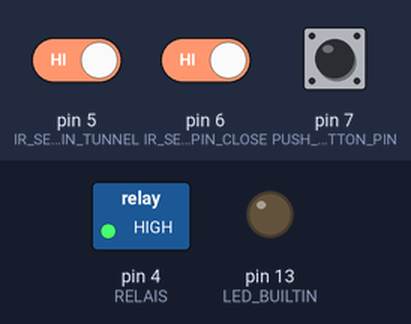
Bench run of a sketch on a simulated Arduino Uno, built with avr-gcc and run on an emulated ATmega328P. Parts: switched loads named in the sketch (green lamp = pin HIGH), output pins drawn as LEDs (lit = HIGH). The inputs (shaded band) are chosen by the test bench; at power-on: pin 5 (IR_SENSOR_PIN_TUNNEL) HIGH, pin 7 (PUSH_BUTTON_PIN) HIGH, pin 6 (IR_SENSOR_PIN_CLOSE) HIGH.

Above: at 1.2 s.
1.3 s: pin 5 (IR_SENSOR_PIN_TUNNEL) driven LOW
At 2.5 s:
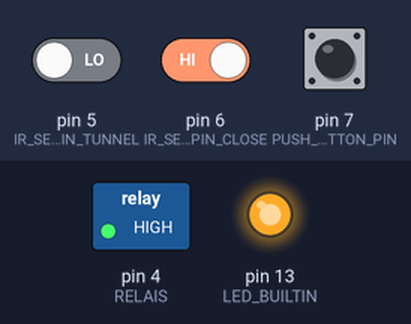
2.8 s: pin 7 (PUSH_BUTTON_PIN) pulled LOW for 0.15 s
At 3.7 s:
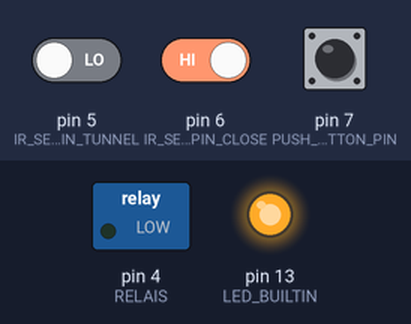
4.4 s: pin 5 (IR_SENSOR_PIN_TUNNEL) driven HIGH
7.4 s: pin 6 (IR_SENSOR_PIN_CLOSE) driven LOW
At 8.4 s:
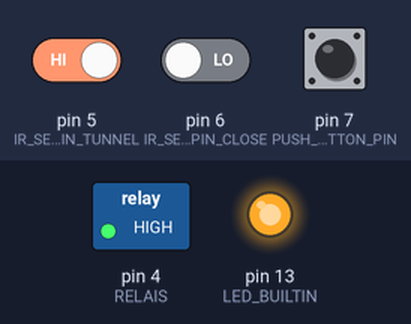
10.4 s: pin 7 (PUSH_BUTTON_PIN) pulled LOW for 1 s
At 10.7 s:
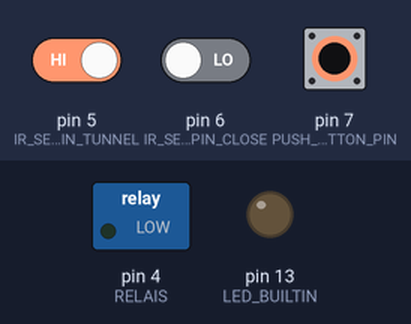
Timing chart, 0 to 13.4 s (numbered marks = the images above; inputs shaded):
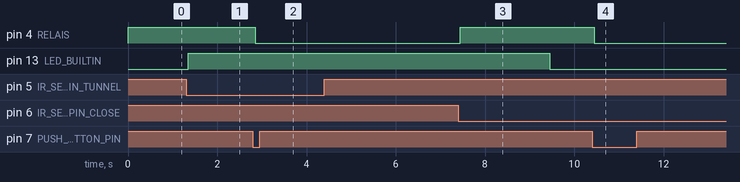

The sketch:

current-test-program.ino
```cpp
#include <Bounce2.h>
#include "./detector.h"

int RELAIS = 4;
int IR_SENSOR_PIN_TUNNEL = 5;
int IR_SENSOR_PIN_CLOSE = 6;
int PUSH_BUTTON_PIN = 7;

Detector ir_sensor_tunnel = Detector(IR_SENSOR_PIN_TUNNEL);
Bounce ir_sensor_close = Bounce();
Bounce push_button = Bounce();


void setup() {
    pinMode(LED_BUILTIN, OUTPUT);
    digitalWrite(RELAIS, HIGH);
    pinMode(RELAIS, OUTPUT);
    ir_sensor_close.attach(IR_SENSOR_PIN_CLOSE, INPUT_PULLUP);
    ir_sensor_close.interval(50);
    push_button.attach(PUSH_BUTTON_PIN, INPUT_PULLUP);
    push_button.interval(50);
    ir_sensor_tunnel.init();
}

void loop() {
    ir_sensor_tunnel.update();
    ir_sensor_close.update();
    push_button.update();
    if (push_button.fell())  // fell: iets gedetecteerd, naar 0.
    {
    digitalWrite(RELAIS, LOW);
    // low means 'on'
    }

    if (ir_sensor_close.fell())
    {
    digitalWrite(RELAIS, HIGH);
    }

    if (ir_sensor_tunnel.active){
      digitalWrite(LED_BUILTIN, HIGH);
    }
    else
    {
      digitalWrite(LED_BUILTIN, LOW);
    }
}
```

detector.cpp
```cpp
#include <arduino.h>
#include <Bounce2.h>
#include "detector.h"

unsigned long DEACTIVATE_TIMEOUT = 1000 * 5;


Detector::Detector(int pin){
  Detector::pin = pin;
  Detector::active = false;
  Detector::deactivating = false;
  Detector::deactivate_after = millis();
  Detector::ir_sensor = Bounce();
}

void Detector::init(){
  ir_sensor.attach(pin, INPUT_PULLUP);
  ir_sensor.interval(50);
}

void Detector::update(){
  ir_sensor.update();
  if (ir_sensor.fell()) {
    // We detected something!
    active = true;
    deactivating = false;
  }
  if (ir_sensor.rose()) {
    // We're not detecting anything, but it might be just the space between two cars.
    deactivating = true;
    deactivate_after = millis() + DEACTIVATE_TIMEOUT;
  }
  if (deactivating && (millis() > deactivate_after)){
    // We're deactivating and haven't seen a thing for quite some time.
    active = false;
    deactivating = false;
  }
}

// class Detector
// {
//  public:
//   Detector(int pin);
//   void init();
//   void update();
//   bool active;

//  private:
//   int pin;
//   bool deactivating;
//   unsigned long deactivate_after;
//   Bounce ir_sensor;
// };
```

detector.h
```cpp
#ifndef detector_h
#define detector_h

#include <arduino.h>
#include <Bounce2.h>


class Detector
{
 public:
  Detector(int pin);
  void init();
  void update();
  bool active;

 private:
  int pin;
  bool deactivating;
  unsigned long deactivate_after;
  Bounce ir_sensor;
};

#endif
```

Measured:
- after the input at 1.3 s, pin 13 (LED_BUILTIN): LOW → HIGH after 0.05 s
- after the input at 2.8 s, pin 4 (RELAIS): HIGH → LOW after 0.05 s
- after the input at 4.4 s, every drawn part: stays the same
- after the input at 7.4 s, pin 4 (RELAIS): LOW → HIGH after 0.05 s
- after the input at 10.4 s, pin 4 (RELAIS): HIGH → LOW after 0.05 s
